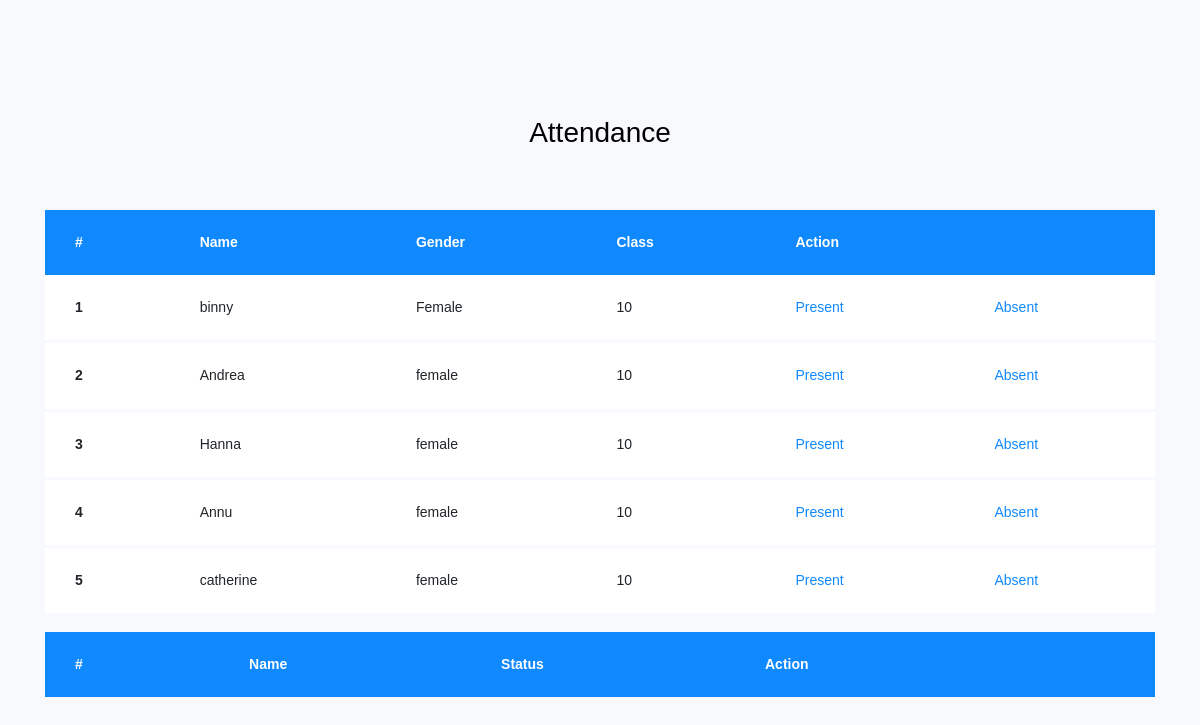
/mark_attendence/ (signed in), run on the app's committed database.
### myapp/models.py (models this page shows, shortened)
class Registrations(models.Model):
    name = models.CharField(max_length=50)
    father_name = models.CharField(max_length=50)
    address = models.CharField(max_length=50)
    gender = models.CharField(max_length=50)
    birth_date = models.CharField(max_length=50)
    pincode = models.IntegerField()
    Class = models.CharField(max_length=50)
    email = models.EmailField()
    password=models.CharField(max_length=50)
    rights = models.CharField(max_length=35, default='user')

### myapp/views.py (the view)
# urls.py: path("mark_attendence/",views.mark_attendence),
def mark_attendence(request):
    cls=request.session['Class']
    today = date.today()
    stds=[]
    att = Attendence.objects.filter(date=today)
    for i in att:
        student=i.student
        reg = Registrations.objects.filter(id=student)
        for j in reg:
            pass
            stds.append({'att':i,'std':j})
    std = Registrations.objects.filter(Class=cls)
    return render(request,"attendence.html",{'std':std,'att':att,'stds':stds})

### myapp/templates/attendence.html (shortened to what this page needs)
<!doctype html>
{% load static %}
<html lang="en">
  <head>
	<link rel="stylesheet" href="https://stackpath.bootstrapcdn.com/font-awesome/4.7.0/css/font-awesome.min.css">
	<link rel="stylesheet" href="{% static 'attendence/css/style.css' %}">
	</head>
	<body>
	<section class="ftco-section">
		<div class="container">
			<div class="row justify-content-center">
				<div class="col-md-6 text-center mb-5">
					<h2 class="heading-section">Attendance</h2>
				</div>
			</div>
			<div class="row">
				<div class="col-md-12">
					<div class="table-wrap">
						<table class="table">
						  <thead class="thead-primary">
						    <tr>
						      <th>#</th>
						      <th>Name</th>
								<th>Gender</th>
								 <th>Class</th>
								 <th>Action</th>
								 <th></th>
						    </tr>
						  </thead>
						  <tbody>
						  {% for i in std %}
						    <tr>
						      <th scope="row">{{forloop.counter}}</th>
						      <td>{{i.name}}</td>
								 <td>{{i.gender}}</td>
								 <td>{{i.Class}}</td>
								 <td><a href="/mark_present/{{i.id}}/">Present</a></td>
								 <td><a href="/mark_absent/{{i.id}}/">Absent</a></td>
						    </tr>
						  {% endfor %}
						  </tbody>
						</table>
						<table class="table">
						  <thead class="thead-primary">
						    <tr>
						      <th>#</th>
						      <th>Name</th>
								<th>Status</th>
								 <th>Action</th>
								 <th></th>
						    </tr>
						  </thead>
						</table>
					</div>
				</div>
			</div>
		</div>
	</section>
	</body>
</html>

### data on the page
Registrations: name "binny", gender "Female", Class "10"
Registrations: name "Andrea", gender "female", Class "10"
Registrations: name "Hanna", gender "female", Class "10"
Registrations: name "Annu", gender "female", Class "10"
Registrations: name "catherine", gender "female", Class "10"
